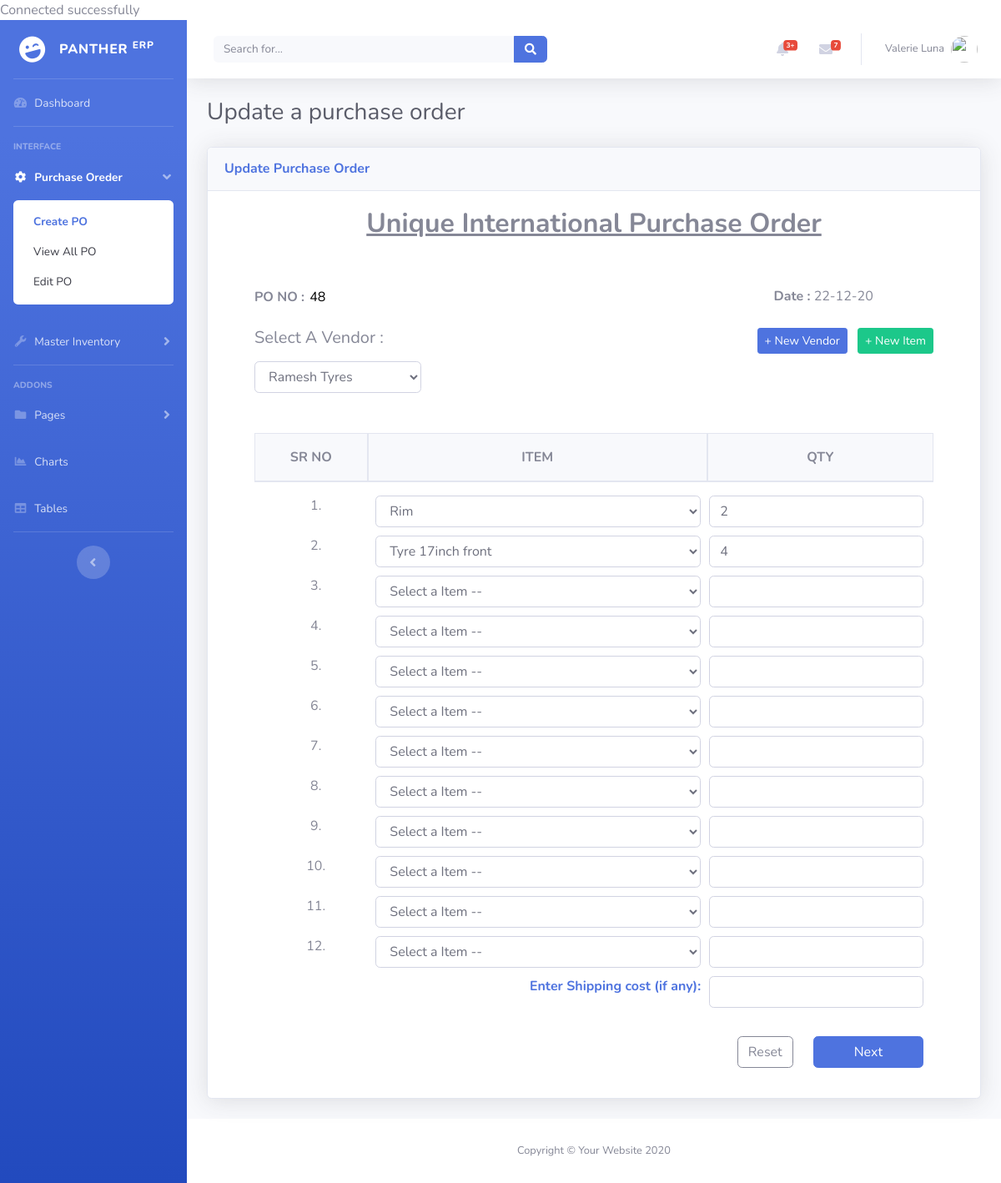
Screenshot of /update_po.php?id=48 with the database file from the repository.
### tables this page shows
CREATE TABLE `purchase_order` (
  `po_no` int(5) NOT NULL,
  `date` timestamp NULL DEFAULT CURRENT_TIMESTAMP,
  `vendor_id` int(5) DEFAULT NULL,
  `item1_id` int(5) DEFAULT NULL,
  `item2_id` varchar(5) DEFAULT NULL,
  `item3_id` varchar(5) DEFAULT NULL,
  `item4_id` varchar(5) DEFAULT NULL,
  `item5_id` varchar(5) DEFAULT NULL,
  `item6_id` varchar(5) DEFAULT NULL,
  `item7_id` varchar(5) DEFAULT NULL,
  `item8_id` varchar(5) DEFAULT NULL,
  `item9_id` varchar(5) DEFAULT NULL,
  `item10_id` varchar(5) DEFAULT NULL,
  `item11_id` varchar(5) DEFAULT NULL,
  `item12_id` varchar(5) DEFAULT NULL,
  `qty1` int(5) DEFAULT NULL,
  `qty2` varchar(5) DEFAULT NULL,
  `qty3` varchar(5) DEFAULT NULL,
  `qty4` varchar(5) DEFAULT NULL,
  `qty5` varchar(5) DEFAULT NULL,
  `qty6` varchar(5) DEFAULT NULL,
  `qty7` varchar(5) DEFAULT NULL,
  `qty8` varchar(5) DEFAULT NULL,
  `qty9` varchar(5) DEFAULT NULL,
  `qty10` varchar(5) DEFAULT NULL,
  `qty11` varchar(5) DEFAULT NULL,
  `qty12` varchar(5) DEFAULT NULL,
  `total` int(10) NOT NULL,
  `shipping` varchar(5) DEFAULT NULL,
  `status` varchar(5) DEFAULT NULL
);

### update_po.php (the view, shortened to what the rows shown need)
<?php
require_once("DB_POS.php");
$SearchQueryParameter = $_GET["id"];
$sql = "SELECT * FROM purchase_order WHERE po_no='$SearchQueryParameter' ";
$stmt = $conn->query($sql);
while ($DataRows  = $stmt->fetch()) {
  $po_no = $DataRows["po_no"];
  $date = $DataRows["date"];
  $qty1 = $DataRows["qty1"];
  $qty2 = $DataRows["qty2"];
  $qty2 == 0 ? $qty2 = null : "";
}
?>
<!DOCTYPE html>
<html lang="en">
<head>
  <link href="vendor/fontawesome-free/css/all.min.css" rel="stylesheet" type="text/css">
  <link href="css/sb-admin-2.min.css" rel="stylesheet">
</head>
<body id="page-top">
  <div id="wrapper">
    <div id="content-wrapper" class="d-flex flex-column">
      <div id="content">
        <div class="container-fluid">
          <h1 class="h3 mb-4 text-gray-800">Update a purchase order</h1>
          <div class="row">
            <div class="col-lg-12">
              <div class="card shadow mb-4">
                <div class="card-body">
                  <div class="container">
                    <div class=" container-fluid ">
                      <h2 class="text-center font-weight-bold mb-5"><u>Unique International Purchase Order</u></h2>
                    </div>
                    <form action="update-po-final.php" method="post" class="container ">
                      <div class="row">
                        <div class="col-9  p-0 m-0 mt-2">
                          <span class="font-weight-bold">PO NO :</span>
                          <input name="po_no" value="<?php echo $po_no ?>" style="width:100px; border:none;"></input>
                        </div>
                        <div class="col-3 mt-2  justify-content-end">
                          <span class="text-right font-weight-bold">Date :</span>
                          <span class="text-right">
                            <?php
                            echo date("d-m-y", strtotime($date));
                            ?>
                          </span>
                        </div>
                      </div>
                      <div class="row mt-4">
                        <div class="col-12">
                          <div class="form-row mb-2 ">
                            <div class="col-4 ">
                              <input type="number" name="qty1" id="qty1" min="1" max="20000" class="form-control" value="<?php echo $qty1; ?>" />
                            </div>
                          </div>
                          <div class="form-row mb-2">
                            <div class="col-4 ">
                              <input type="number" name="qty2" id="qty2" min="1" max="20000" class="form-control" value="<?php echo $qty2; ?>" />
                            </div>
                          </div>
                    </form>
                  </div>
                </div>
              </div>
            </div>
          </div>
        </div>
      </div>
    </div>
  </div>
</body>
</html>

### rows the page displays
purchase_order: po_no "48", date "22-12-20", qty1 "2", qty2 "4"

### other values shown
form field vendor "Ramesh Tyres"
form field item1 "Rim"
form field item2 "Tyre 17inch front"
form field item3 "Select a Item --"
form field item4 "Select a Item --"
form field item5 "Select a Item --"
form field item6 "Select a Item --"
form field item7 "Select a Item --"
form field item8 "Select a Item --"
form field item9 "Select a Item --"
form field item10 "Select a Item --"
form field item11 "Select a Item --"
form field item12 "Select a Item --"
